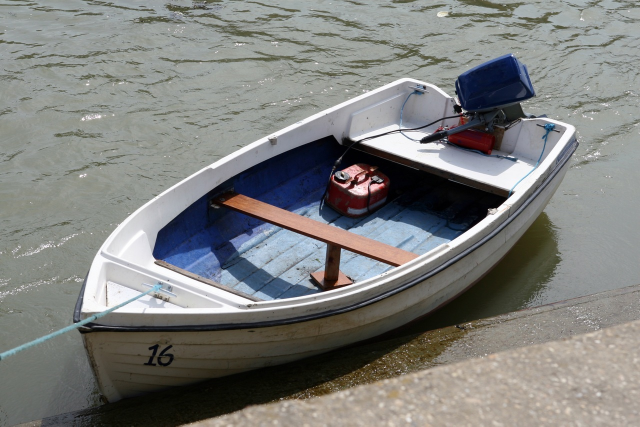
#> input picture HW1/given_data/boat.jpg, 1280 x 853 px, given in place of Dire Straits - Brothers In Arms.mp4, which was not available (shown at 1/2 size)
$ jupyter execute HW3_319046504_206159527.ipynb   (text cells are left out)
#> lines starting #> are read from the running program, lines starting #| are printed output that depends on the picture; after the words box and inside, x2 and y2 are one past the last pixel; in counts of white or black regions, pixels touching at a corner belong together; pictures that were not available may be replaced by others from this repository, and a replacement may not be noted
[cell 1]
# imports for the HW
import numpy as np
import matplotlib.pyplot as plt
import cv2
import glob

[cell 2]
def video_to_frames(vid_path: str, start_second, end_second):
    """
    Load a video and return its frames from the wanted time range.
    :param vid_path: video file path.
    :param start_second: time of first frame to be taken from the
                         video in seconds.
    :param end_second: time of last frame to be taken from the
                         video in seconds.
    :return:
        frame_set: a 4D uint8 np array of size [num_of_frames x H x W x C]
                   containing the wanted video frames.
    """
#> called with start_second = 50, end_second = 51
    # ====== YOUR CODE: ======
    cap = cv2.VideoCapture(vid_path)
    fps = cap.get(cv2.CAP_PROP_FPS)
    start_frame = int(start_second * fps)
    end_frame = int(end_second * fps)

    cap.set(cv2.CAP_PROP_POS_FRAMES, start_frame)
    frames = []
    for _ in range(end_frame - start_frame):
        ret, frame = cap.read()
        if not ret:
            break
        frames.append(frame)
#> this loop made 30 passes
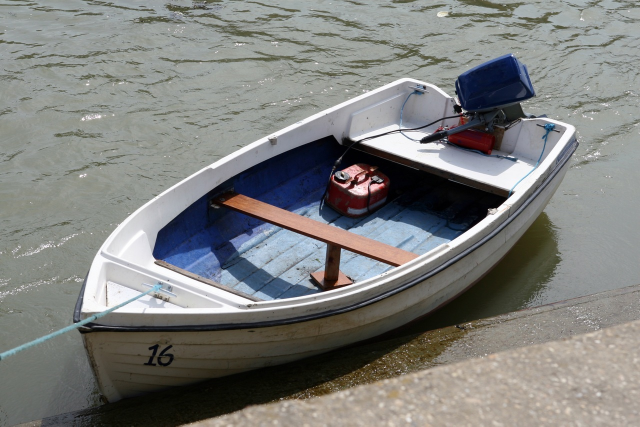
#> input picture HW1/given_data/boat.jpg, 1280 x 853 px, given in place of Dire Straits - Brothers In Arms.mp4, which was not available (shown at 1/2 size)
#> after the loop, frames = 30 items

    cap.release()
    frame_set = np.array(frames)
    # ========================

    return frame_set

[cell 3]
frames = video_to_frames("../given_data/Dire Straits - Brothers In Arms.mp4", 50, 51)
last_frame = frames[-1]
#> last_frame is the input picture: shape (853, 1280, 3); mean B, G, R 124.2, 126.4, 125.7

# Display
plt.imshow(last_frame)
plt.title("last frame at 50s")
plt.axis('off')
plt.show()

[cell 4]
##### Given code
def rotate(image, angle):
#> called with angle = -26
    image_center = tuple(np.array(image.shape[1::-1]) / 2)
    rot_mat = cv2.getRotationMatrix2D(image_center, angle, 1.0)
    result = cv2.warpAffine(image, rot_mat, image.shape[1::-1],
                            flags=cv2.INTER_LINEAR)
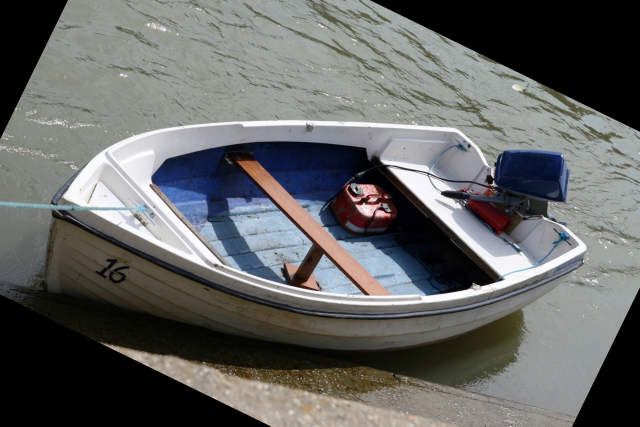
#> result: shape (853, 1280, 3) (shown at 1/2 size); mean B, G, R 99.8, 100.9, 100
    return result

[cell 5]
rot_frame = rotate(last_frame, - 26)

plt.imshow(rot_frame)
plt.title("rotated by -26 deg")
plt.axis('off')
plt.show()

[cell 6]
red_400c = rot_frame.copy()
red_400c[:, 400] =[255, 0, 0]  # red line
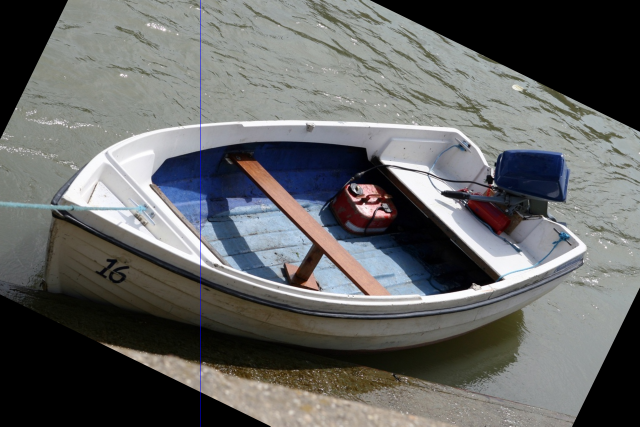
#> red_400c: shape (853, 1280, 3) (shown at 1/2 size); 0.08% of pixels changed, all inside (x1, y1, x2, y2) = (400, 0, 401, 853)

plt.figure(figsize=(10, 6))
plt.imshow(red_400c)
plt.title("column 400 in red")
plt.axis('off')
plt.show()

blue_chan = rot_frame[:, :, 2]
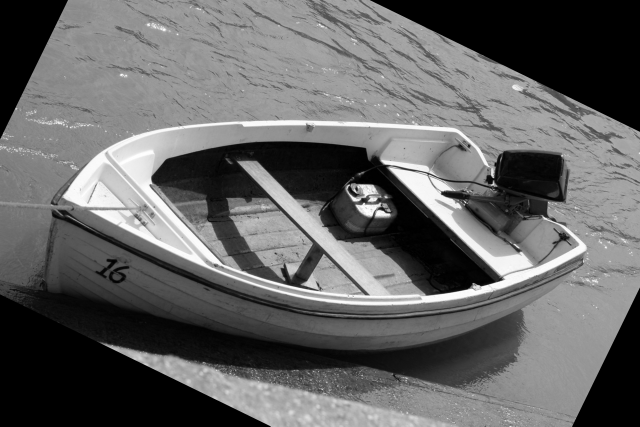
#> blue_chan: shape (853, 1280) (shown at 1/2 size); min 0, max 255, mean 100
col_vals = blue_chan[:, 400]  # gray levels at 400
#> col_vals = 853 values, max 254 at index 527, min 0 at index 784, mean 104.3

plt.figure(figsize=(10, 4))
plt.plot(col_vals, color='black')
plt.title("gray levels(blue channel) at Column 400")
plt.xlabel("row")
plt.ylabel("gray Level")
plt.grid(True)
plt.show()
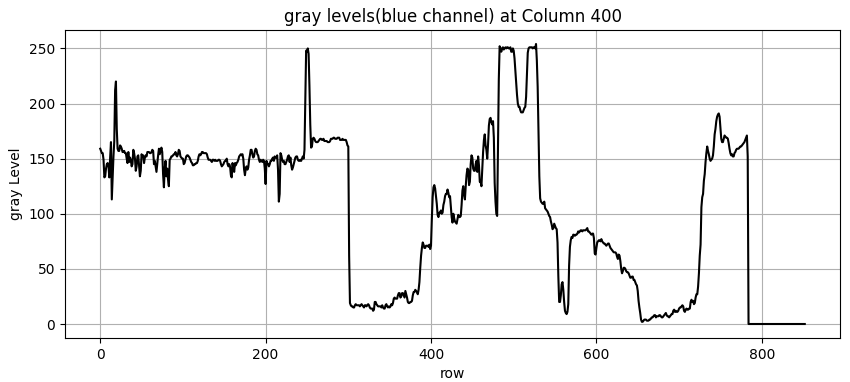
#> figure drawn by matplotlib, 1 panel; curve peaks at x = 527, y = 254

[cell 7]
Δy = 58
H, W = rot_frame.shape[:2]
center_row = H // 2

# Compute sampled row indices (symmetric around center)
sampled_rows = np.arange(center_row, -1, -Δy).tolist() + np.arange(center_row + Δy, H, Δy).tolist()
sampled_rows.sort()

# 1. Create sampled image (only sampled rows, keep all columns)
# This will result in fewer rows, but full width
sampled_image = rot_frame[sampled_rows, :, :]

# 2. Visualize original image with sampled rows marked in red
marked_img = rot_frame.copy()
for r in sampled_rows:
    marked_img[r, :] = [255, 0, 0]  # red row in RGB
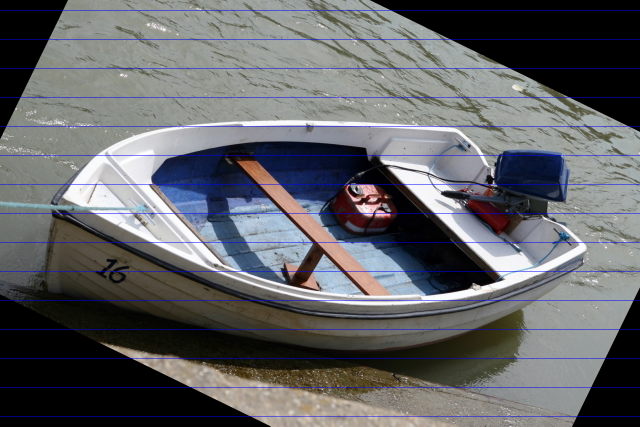
#> marked_img: shape (853, 1280, 3) (shown at 1/2 size); 1.76% of pixels changed, all inside (x1, y1, x2, y2) = (0, 20, 1280, 833)

# Display the original with red lines
plt.figure(figsize=(10, 6))
plt.imshow(marked_img)
plt.title("samples in Red (Δy = 58)")
plt.axis('off')
plt.show()

# Display the sampled image (note: fewer rows)
plt.figure(figsize=(10, 6))
plt.imshow(sampled_image)
plt.title("the rows every 58 pixels from center put together")
plt.axis('off')
plt.show()
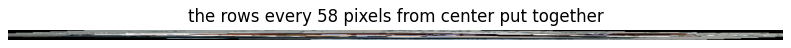
#> figure drawn by matplotlib, 1 panel

[cell 8]
restored_image = cv2.resize(
    sampled_image,
    (rot_frame.shape[1], rot_frame.shape[0]),
    interpolation=cv2.INTER_LINEAR
)
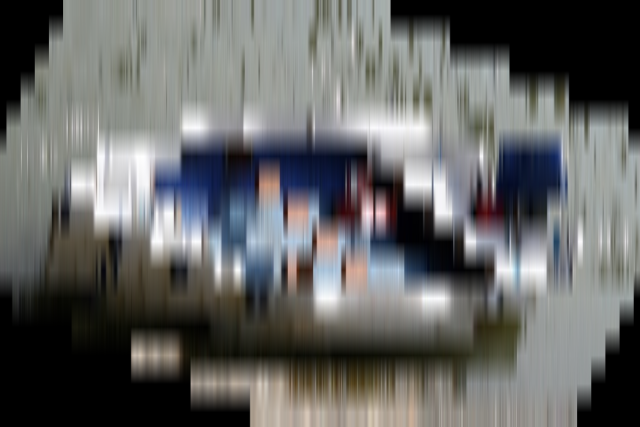
#> restored_image: shape (853, 1280, 3) (shown at 1/2 size); mean B, G, R 100.3, 101.2, 100.3

plt.figure(figsize=(10, 6))
plt.imshow(restored_image)
plt.title("restored image")
plt.axis('off')
plt.show()

[cell 9]
col_vals_interp = restored_image[:, 400, 2]
#> col_vals_interp = 853 values, max 249 at index 483, min 0 at index 824, mean 106.4

#gray leves
plt.figure(figsize=(10, 4))
plt.plot(col_vals_interp, color='black')
plt.title("gray levels blue channel - Column 400")
plt.xlabel("row")
plt.ylabel("gray level")
plt.grid(True)
plt.show()
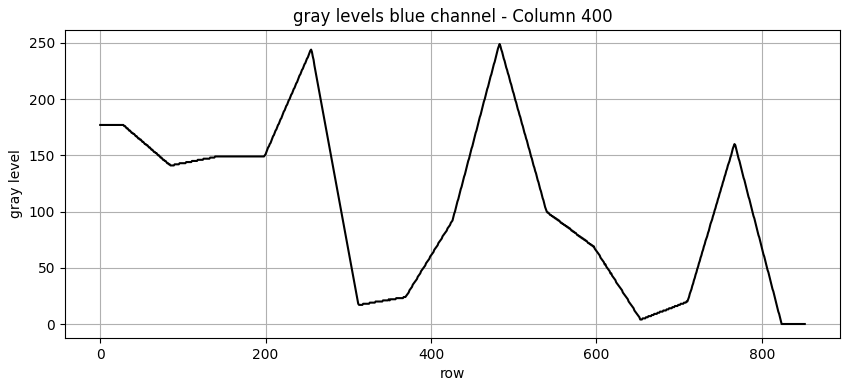
#> figure drawn by matplotlib, 1 panel; curve peaks at x = 483, y = 249

[cell 10]
frames = video_to_frames("../given_data/Dire Straits - Brothers In Arms.mp4", 10, 20)

$ run again, on HW1/given_data/orange.jpg
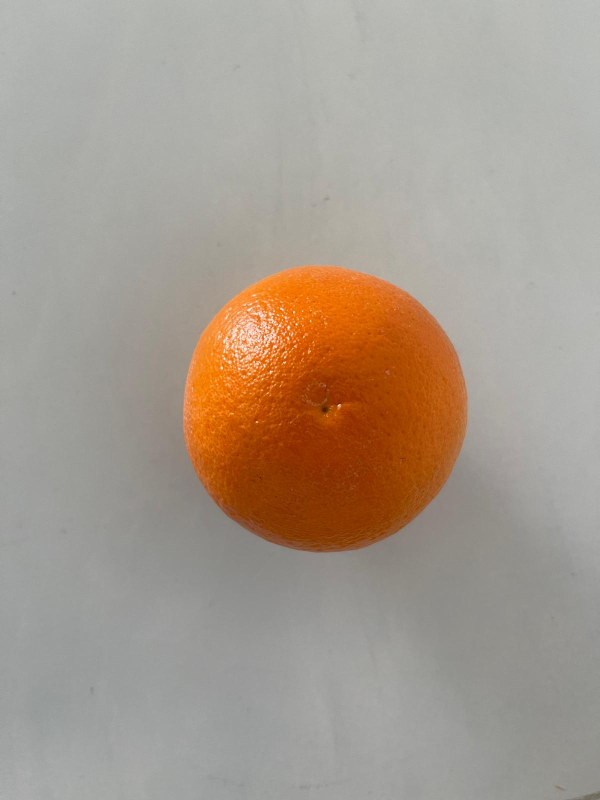
#> input picture HW1/given_data/orange.jpg, 1200 x 1600 px, given in place of Dire Straits - Brothers In Arms.mp4, which was not available (shown at 1/2 size)
#> the loop in video_to_frames, `for _ in range(end_frame - start_frame):` made 30 passes
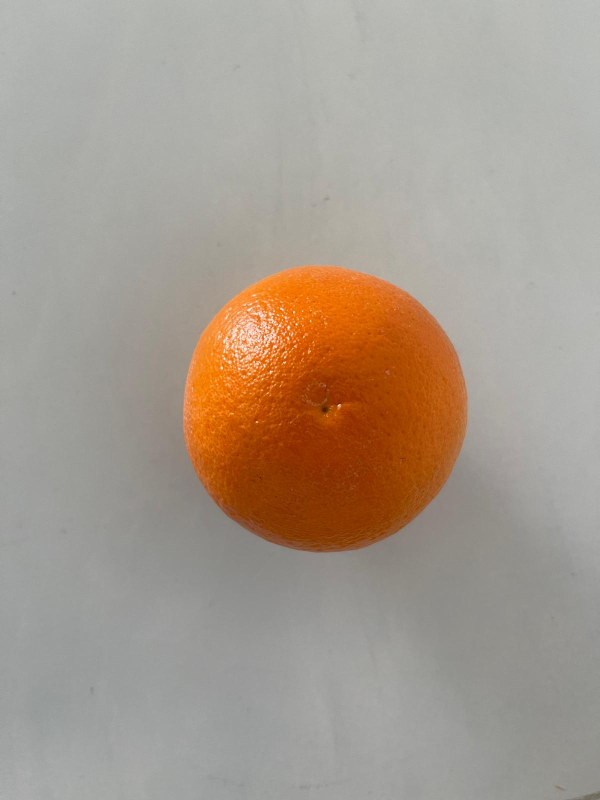
#> input picture HW1/given_data/orange.jpg, 1200 x 1600 px, given in place of Dire Straits - Brothers In Arms.mp4, which was not available (shown at 1/2 size)
#> after the loop in video_to_frames, `for _ in range(end_frame - start_frame):`: frames = 30 items
#> last_frame is the input picture: shape (1600, 1200, 3); mean B, G, R 141, 153.8, 166.7
#> red_400c: shape (1600, 1200, 3); mean B, G, R 115.2, 127.3, 140.4
#> col_vals = 1600 values, max 251 at index 758, min 0 at index 1593, mean 163.5
#> after the loop `for r in sampled_rows:`:
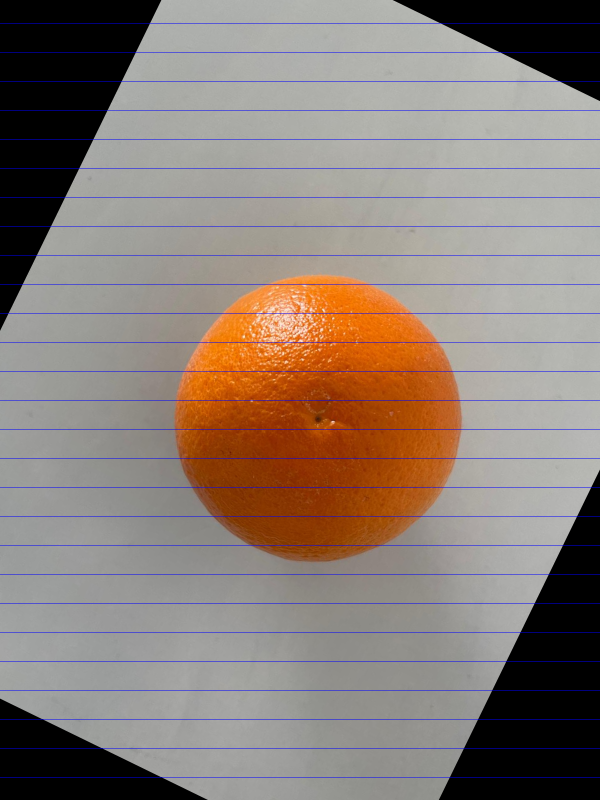
#> marked_img: shape (1600, 1200, 3) (shown at 1/2 size); mean B, G, R 117.4, 125.2, 138.1
#> col_vals_interp = 1600 values, max 245 at index 740, min 128 at index 975, mean 164.7
#> `plt.show()`:
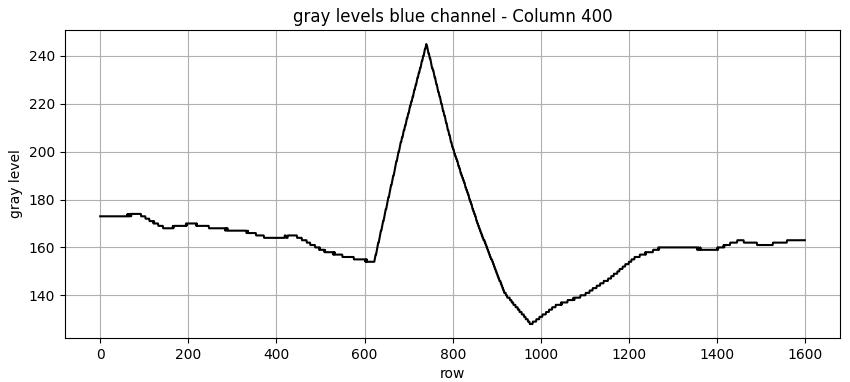
#> figure drawn by matplotlib, 1 panel; curve peaks at x = 740, y = 245
